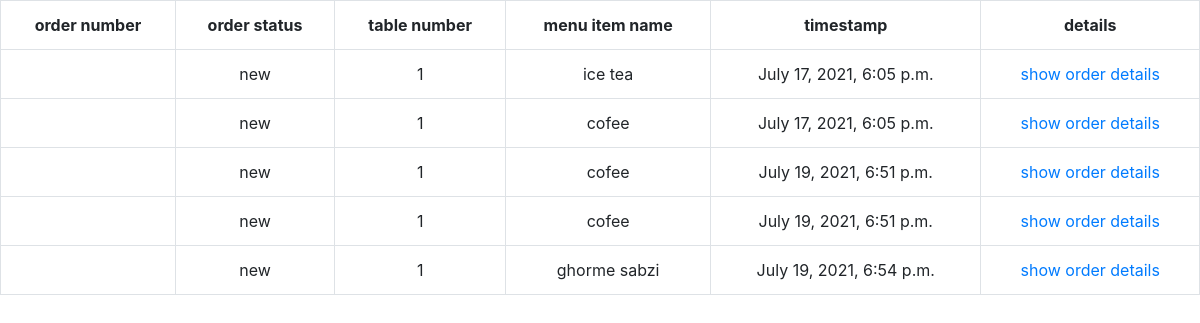
Screenshot of /cafe5/orders_list/ with the database file from the repository.
### cafe5/models.py (models this page shows, shortened)
class Orders(BaseModel):
    status = models.CharField(max_length=50, default='new')
    time_stamp = models.DateTimeField(auto_now_add=True)
    table_id = models.ForeignKey(Table, related_name='orders', on_delete=models.RESTRICT, default=1)
    menu_item_id = models.ForeignKey(MenuItems, on_delete=models.RESTRICT)
    menu_item_number = models.IntegerField(default=1)

class Table(BaseModel):
    table_number = models.CharField(max_length=3)
    cafe_space_position = models.CharField(max_length=100)

class MenuItems(BaseModel):
    name = models.CharField(max_length=30, verbose_name='menu item name', help_text='enter menu item name', null=False,
                            blank=False)
    category = models.ForeignKey(Category, on_delete=models.CASCADE, verbose_name='menu item category',
                                 help_text='define category', null=False, blank=False)
    discount = models.IntegerField(verbose_name='item discount', help_text='enter item discount', null=True, blank=True,
                                   default=0)
    price = models.FloatField(verbose_name='item price', help_text='enter item price', null=False, blank=False)
    image = models.FileField(verbose_name='item image', help_text='upload image of item', null=True, blank=True,
                             upload_to='cafe5/menu_items/images/')
    create_timestamp = models.DateTimeField(verbose_name='date of adding item', help_text='date of creation of item',
                                            auto_now_add=True, null=False, blank=False)
    modify_timestamp = models.DateTimeField(verbose_name='date of update item', help_text='date of modify of item',
                                            auto_now=True, null=False, blank=False)

### cafe5/views.py (the view)
# urls.py: path('orders_list/', OrderList.as_view(), name='orders_list_by_class_view'),
class OrderList(View):
    def get(self, request, *args, **kwargs):
        orders = Orders.objects.all()
        return render(request, 'orders_list.html', {'orders_list': orders})

### core/models.py (called while the page is built)
    def get_queryset(self):
        return super().get_queryset().filter(deleted=False)

### templates/orders_list.html (shortened to what this page needs)
<!DOCTYPE html>
<html lang="en">
<head>
    <link href="https://maxcdn.bootstrapcdn.com/bootstrap/4.5.2/css/bootstrap.min.css" rel="stylesheet">
</head>
<body>
<table class="table table-bordered text-center">
    <tr>
        <th>order number</th>
        <th>order status</th>
        <th>table number</th>
        <th>menu item name</th>
        <th>timestamp</th>
        <th>details</th>
    </tr>
    {% for o in orders_list %}
        <tr>
            <td>{{ o.order_number }}</td>
            <td>{{ o.status }}</td>
            <td>{{ o.table_id.table_number}}</td>
            <td>{{ o.menu_item_id.name }}</td>
            <td>{{ o.time_stamp }}</td>
            <td><a  href="{% url 'cafe5:order_details_by_class_view' o.id %}">show order details</a></td>
        </tr>
    {% endfor %}
</table>
</body>
</html>

### rows the page displays
Orders: status "new", table_id.table_number "1", menu_item_id.name "ice tea", time_stamp "July 17, 2021, 6:05 p.m."
Orders: status "new", table_id.table_number "1", menu_item_id.name "cofee", time_stamp "July 17, 2021, 6:05 p.m."
Orders: status "new", table_id.table_number "1", menu_item_id.name "cofee", time_stamp "July 19, 2021, 6:51 p.m."
Orders: status "new", table_id.table_number "1", menu_item_id.name "cofee", time_stamp "July 19, 2021, 6:51 p.m."
Orders: status "new", table_id.table_number "1", menu_item_id.name "ghorme sabzi", time_stamp "July 19, 2021, 6:54 p.m."
